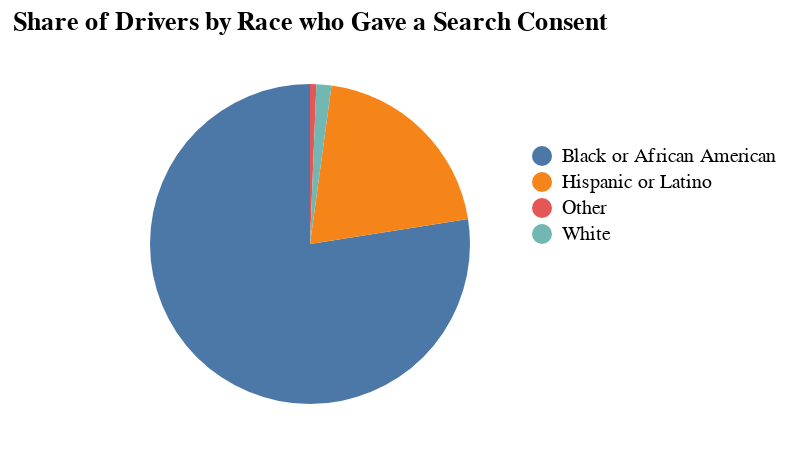

Notebook code cell kept with this figure:
### Code cell
alt.Chart(consent_race, title = "Share of Drivers by Race who Gave a Search Consent").mark_arc(outerRadius=80).encode(
    alt.Theta('COUNT'),
    alt.Color('RACE',
        scale=alt.Scale(domain=list(consent_race.RACE.unique())),
        legend=alt.Legend(title=None, orient='none', legendX=260, legendY=50)),
    order='COUNT'
).properties(width=300, height=200).configure_view(strokeOpacity=0)

### Figure 1 — Vega-Lite specification as saved in the notebook (floating-point values rounded to 4 significant figures)
{"config": {"view": {"continuousWidth": 400, "continuousHeight": 300, "strokeOpacity": 0}}, "data": {"name": "data-d9a517556e3f1cee7a7a7d454f046b12"}, "mark": {"type": "arc", "outerRadius": 80}, "encoding": {"color": {"field": "RACE", "legend": {"legendX": 260, "legendY": 50, "orient": "none", "title": null}, "scale": {"domain": ["Black or African American", "Hispanic or Latino", "Other", "White"]}, "type": "nominal"}, "order": {"field": "COUNT", "type": "quantitative"}, "theta": {"field": "COUNT", "type": "quantitative"}}, "height": 200, "title": "Share of Drivers by Race who Gave a Search Consent", "width": 300, "$schema": "https://vega.github.io/schema/vega-lite/v4.17.0.json", "datasets": {"data-d9a517556e3f1cee7a7a7d454f046b12": [{"RACE": "Black or African American", "COUNT": 1946, "PERCENT": 77.5}, {"RACE": "Hispanic or Latino", "COUNT": 511, "PERCENT": 20.35}, {"RACE": "Other", "COUNT": 16, "PERCENT": 0.64}, {"RACE": "White", "COUNT": 38, "PERCENT": 1.51}]}}
